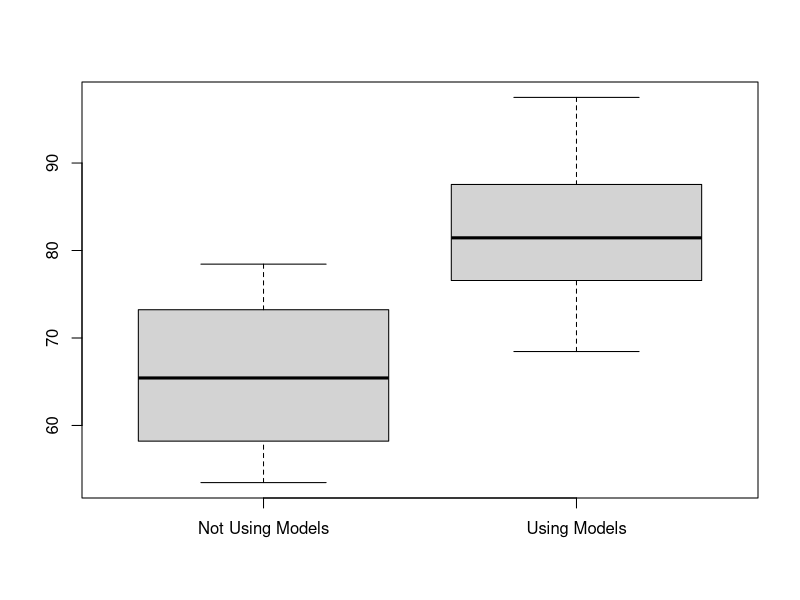

This figure's R source:
## Load the data
dat = read.csv("models.csv")
# fetch the needed values
NotUsingModels = dat$valueA
UsingModels = dat$valueB


## Boxplot
# labels for Axis
label=c("Not Using Models","Using Models")
# print the boxplot
boxplot(NotUsingModels, UsingModels, names= label)

## Means and standard deviations
mean.NotUsingModels = round(mean(NotUsingModels),3)
sd.NotUsingModels = round(sd(NotUsingModels),3)
sprintf("Not Using Models (Mean): %s", mean.NotUsingModels)
sprintf("Not Using Models (SD): %s", sd.NotUsingModels)
mean.UsingModels = round(mean(UsingModels),3)
sd.UsingModels = round(sd(UsingModels),3)
sprintf("Using Models (Mean): %s", mean.UsingModels)
sprintf("Using Models (SD): %s", sd.UsingModels)


## Shapiro-Wilk normality test for the first group
shapiro.test(NotUsingModels)

## Shapiro-Wilk normality test for the second group
shapiro.test(UsingModels)

## F test to compare the two variances
var.test(NotUsingModels, UsingModels)

## Independent t-test (parametric)
statistical.test = t.test(NotUsingModels, UsingModels)
statistical.test

## Wilcoxon rank-sum test (non parametric)
statistical.test = wilcox.test(NotUsingModels, UsingModels)
statistical.test

## Effect size (t-test and paired t-test)
#  the value of t (t-statistic) is stored as a variable called statistic[[l]]
t = statistical.test$statistic[[1]]
t
#  the value of df (degrees of freedom) is stored as a variable called parameter[[l]]
df= statistical.test$parameter[[1]]
df
#  effect size equation
r = sqrt(t^2/(t^2+df))
#  round the value to 3 decimal places
round (r, 3)


## Effect size (Wilcoxon rank-sum test and Wilcoxon signed-rank test)
#  number of samples or total observations
N = 25
#  z is the Z-score
z = qnorm(statistical.test$p.value/2)
#  effect size equation
r = z/sqrt(N)
#  round the value to 3 decimal places
round (r, 3)